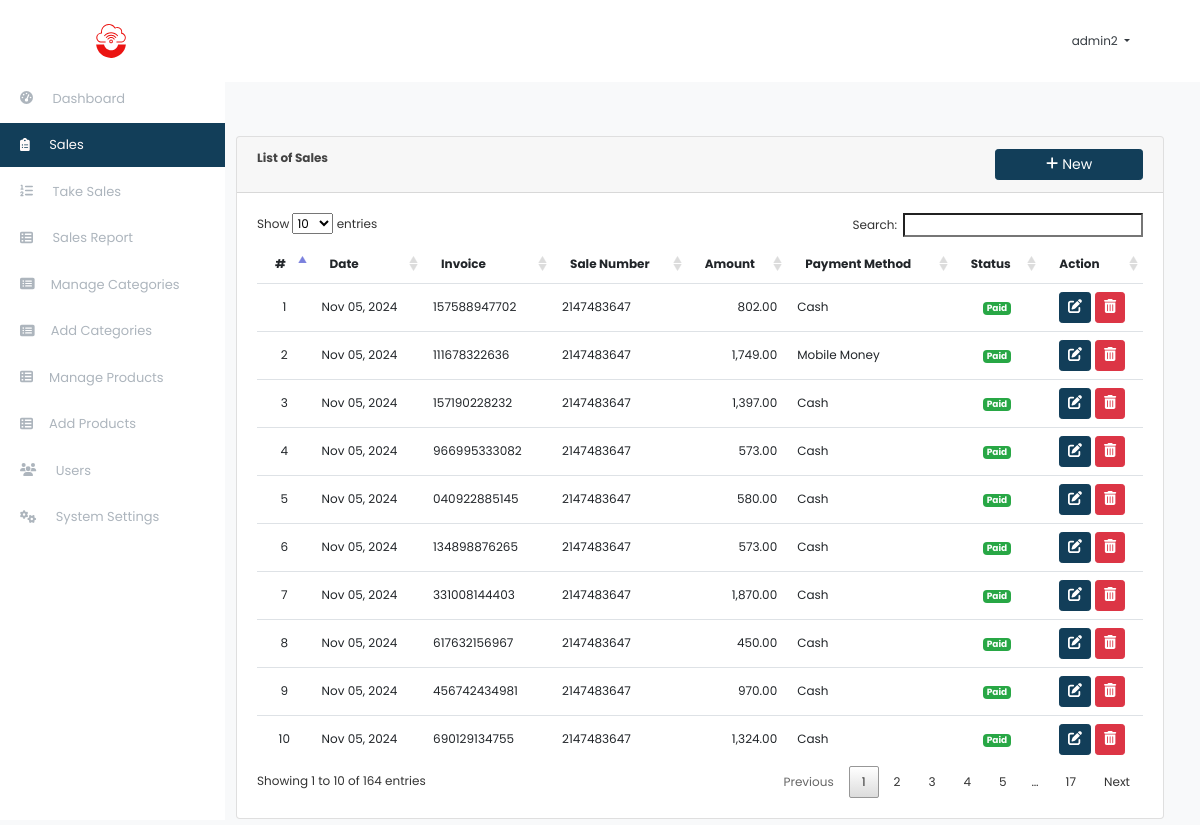
Page /pos/index.php?page=sales (signed in) on the committed database.
### tables this page shows
CREATE TABLE `sales` (
  `id` int(11) NOT NULL,
  `ref_no` varchar(50) NOT NULL,
  `total_amount` float NOT NULL,
  `amount_tendered` float NOT NULL,
  `order_number` int(30) NOT NULL,
  `date_created` datetime NOT NULL DEFAULT current_timestamp(),
  `payment_method` varchar(20) NOT NULL
);

### pos/sales.php (the view, shortened to what this page needs)
<?php include('db_connect.php'); ?>
<div class="container-fluid">
    <div class="col-lg-12">
        <div class="row">
            <div class="col-md-12">
                <div class="card">
                    <div class="card-header">
                        <b>List of Sales</b>
                        <span class="float:right">
                            <a class="btn btn-primary btn-sm col-sm-2 float-right" href="billing/index.php" id="new_order">
                                <i class="fa fa-plus"></i> New
                            </a>
                        </span>
                    </div>
                    <div class="card-body">
                        <table class="table table-hover">
                            <thead>
                                <tr>
                                    <th>#</th>
                                    <th>Date</th>
                                    <th>Invoice</th>
                                    <th>Sale Number</th>
                                    <th>Amount</th>
                                    <th>Payment Method</th>
                                    <th>Status</th>
                                    <th>Action</th>
                                </tr>
                            </thead>
                            <tbody>
                                <?php
                                $i = 1;
                                $sales = $conn->query("SELECT * FROM sales ORDER BY unix_timestamp(date_created) DESC");
                                while($row = $sales->fetch_assoc()):
                                ?>
                                <tr>
                                    <td class="text-center"><?php echo $i++ ?></td>
                                    <td><p><?php echo date("M d, Y", strtotime($row['date_created'])) ?></p></td>
                                    <td><p><?php echo $row['amount_tendered'] > 0 ? $row['ref_no'] : 'N/A' ?></p></td>
                                    <td><p><?php echo $row['order_number'] ?></p></td>
                                    <td><p class="text-right"><?php echo number_format($row['total_amount'], 2) ?></p></td>
                                    <td><p><?php echo $row['payment_method'] ?></p></td>
                                    <td class="text-center">
                                        <?php if($row['amount_tendered'] > 0): ?>
                                            <span class="badge badge-success">Paid</span>
                                        <?php else: ?>
                                            <span class="badge badge-primary">Unpaid</span>
                                        <?php endif; ?>
                                    </td>
                                    <td class="text-center">
                                        <button class="btn btn-sm btn-primary" type="button" onclick="location.href='billing/index.php?id=<?php echo $row['id'] ?>'" data-id="<?php echo $row['id'] ?>"><i class="fa fa-edit"></i></button>
                                        <button class="btn btn-sm btn-danger delete_order" type="button" data-id="<?php echo $row['id'] ?>"><i class="fa fa-trash-alt"></i></button>
                                    </td>
                                </tr>
                                <?php endwhile; ?>
                            </tbody>
                        </table>
                    </div>
                </div>
            </div>
        </div>
    </div>
</div>

### pos/index.php (shortened to what this page needs)
<!DOCTYPE html>
<html lang="en">
<head>
<?php
 include('./header.php');
 ?>
</head>
<body>
	<?php include 'topbar.php' ?>
	<?php include 'navbar.php' ?>
  <main id="view-panel" >
      <?php $page = isset($_GET['page']) ? $_GET['page'] :'home'; ?>
  	<?php include $page.'.php' ?>
  </main>
</body>
</html>

### pos/header.php (shortened to what this page needs)
<link rel="stylesheet" href="assets/font-awesome/css/all.min.css">
<link href="assets/vendor/bootstrap/css/bootstrap.min.css" rel="stylesheet">
<link href="assets/vendor/icofont/icofont.min.css" rel="stylesheet">
<link href="assets/vendor/boxicons/css/boxicons.min.css" rel="stylesheet">
<link href="assets/vendor/venobox/venobox.css" rel="stylesheet">
<link href="assets/vendor/animate.css/animate.min.css" rel="stylesheet">
<link href="assets/vendor/remixicon/remixicon.css" rel="stylesheet">
<link href="assets/vendor/owl.carousel/assets/owl.carousel.min.css" rel="stylesheet">
<link href="assets/vendor/bootstrap-datepicker/css/bootstrap-datepicker.min.css" rel="stylesheet">
<link href="assets/DataTables/datatables.min.css" rel="stylesheet">
<link href="assets/css/jquery.datetimepicker.min.css" rel="stylesheet">
<link href="assets/css/select2.min.css" rel="stylesheet">
<link href="assets/css/style.css" rel="stylesheet">
<link type="text/css" rel="stylesheet" href="assets/css/jquery-te-1.4.0.css">

### pos/topbar.php (shortened to what this page needs)
<nav class="navbar navbar-light fixed-top bg-white">
  <div class="container-fluid mt-2 mb-2">
    <div class="col-lg-12">
      <div class="col-md-2 float-left text-dark">
        <img src="assets/uploads/fav-ico.svg" width="180px" height="50px" class="custom-logo" alt="Logo">
      </div>
      <div class="float-right mt-3">
        <div class="dropdown mr-4">
          <a href="#" class="text-dark dropdown-toggle" id="account_settings" data-toggle="dropdown"
            aria-haspopup="true" aria-expanded="false">
            <?php echo $_SESSION['login_name']; ?>
          </a>
        </div>
      </div>
    </div>
</nav>

### pos/navbar.php (shortened to what this page needs)
<nav id="sidebar" class='mx-lt-5 bg-white'>
	<div class="sidebar-list">
		<?php if($_SESSION['login_type'] == 1): ?>
			<a href="index.php?page=home" class="nav-item nav-home"><span class='icon-field'><i class="fa fa-tachometer-alt mr-3"></i></span> Dashboard</a>
		<?php endif; ?>
		<a href="index.php?page=sales" class="nav-item nav-sales"><span class='icon-field'><i class="fa fa-clipboard-list mr-3"></i></span> Sales</a>
		<a href="billing/index.php" class="nav-item nav-takesales"><span class='icon-field'><i class="fa fa-list-ol mr-3"></i></span> Take Sales</a>
		<a href="index.php?page=sales_report" class="nav-item nav-sales_report"><span class='icon-field'><i class="fa fa-th-list mr-3"></i></span> Sales Report</a>
		<?php if($_SESSION['login_type'] == 1): ?>
			<a href="index.php?page=categories" class="nav-item nav-categories"><span class='icon-field'><i class="fa fa-list-alt mr-3"></i></span>Manage Categories</a>
			<a href="index.php?page=add-category" class="nav-item nav-categories"><span class='icon-field'><i class="fa fa-list-alt mr-3"></i></span>Add Categories</a>
			<a href="index.php?page=products" class="nav-item nav-products"><span class='icon-field'><i class="fa fa-th-list mr-3"></i></span>Manage Products</a>
			<a href="index.php?page=add-product" class="nav-item nav-products"><span class='icon-field'><i class="fa fa-th-list mr-3"></i></span>Add Products</a>
			<a href="index.php?page=users" class="nav-item nav-users"><span class='icon-field'><i class="fa fa-users mr-3"></i></span> Users</a>
			<a href="index.php?page=site_settings" class="nav-item nav-site_settings"><span class='icon-field'><i class="fa fa-cogs mr-3"></i></span> System Settings</a>
		<?php endif; ?>
	</div>
</nav>

### pos/assets/css/style.css (style rules this page uses)
body { font-family:Poppins, Helvetica, "sans-serif"; color: #444444; width: 100%; height: calc(100%); font-size: 12px; }
a { color: #1977cc; }
nav#sidebar { height: calc(100vh - 10em); position: fixed; z-index: 99; left: 0; width: 225px; font-size: 13px; top: 5.9em; overflow-y: auto; }
a.nav-item { position: relative; display: block; padding: .75rem 1.25rem; margin-bottom: 3px; background-color: #ffffffc4; color: #adb5bd; font-weight: 400; }
.nav-item.active, .nav-item.active:hover { background-color: #123e59; color: #fffafa; }
main#view-panel { margin-left: 200px; width:calc(100% - 200px); margin-top: 6.8em; padding: .5em }
.btn-primary, .btn-primary:hover { background-color: #123e59; border-color: #123e59; }
table.dataTable.no-footer { border: 0 !important; }
.table td, .table th { border-bottom: 1px solid #dee2e6; border-bottom: 0; }
table.dataTable thead th, table.dataTable thead td { border-bottom: 0px solid #111; border: 0; }

### pos/index.php (style rules this page uses)
body { background: #f8f9fa; }

### pos/topbar.php (style rules this page uses)
.custom-logo { margin: auto; font-size: 20px; background: white; padding: 7px 11px; border-radius: 50% 50%; color: #000000b3; }

### pos/sales.php (style rules this page uses)
td { vertical-align: middle !important; }
td p { margin: unset }
img { max-width: 100px; max-height: :150px; }

### rows in the picture
sales: date_created "Nov 05, 2024", ref_no "157588947702", order_number "2147483647", total_amount "802.00", payment_method "Cash", amount_tendered "Paid"
sales: date_created "Nov 05, 2024", ref_no "111678322636", order_number "2147483647", total_amount "1,749.00", payment_method "Mobile Money", amount_tendered "Paid"
sales: date_created "Nov 05, 2024", ref_no "157190228232", order_number "2147483647", total_amount "1,397.00", payment_method "Cash", amount_tendered "Paid"
sales: date_created "Nov 05, 2024", ref_no "966995333082", order_number "2147483647", total_amount "573.00", payment_method "Cash", amount_tendered "Paid"
sales: date_created "Nov 05, 2024", ref_no "040922885145", order_number "2147483647", total_amount "580.00", payment_method "Cash", amount_tendered "Paid"
sales: date_created "Nov 05, 2024", ref_no "134898876265", order_number "2147483647", total_amount "573.00", payment_method "Cash", amount_tendered "Paid"
sales: date_created "Nov 05, 2024", ref_no "331008144403", order_number "2147483647", total_amount "1,870.00", payment_method "Cash", amount_tendered "Paid"
sales: date_created "Nov 05, 2024", ref_no "617632156967", order_number "2147483647", total_amount "450.00", payment_method "Cash", amount_tendered "Paid"
sales: date_created "Nov 05, 2024", ref_no "456742434981", order_number "2147483647", total_amount "970.00", payment_method "Cash", amount_tendered "Paid"
sales: date_created "Nov 05, 2024", ref_no "690129134755", order_number "2147483647", total_amount "1,324.00", payment_method "Cash", amount_tendered "Paid"

### other values in the picture
$_SESSION['login_name'] "admin2"
